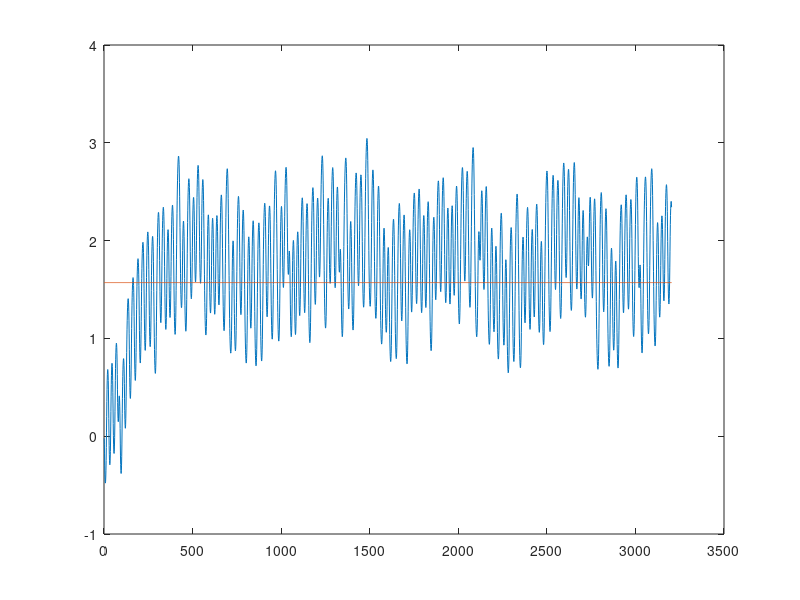
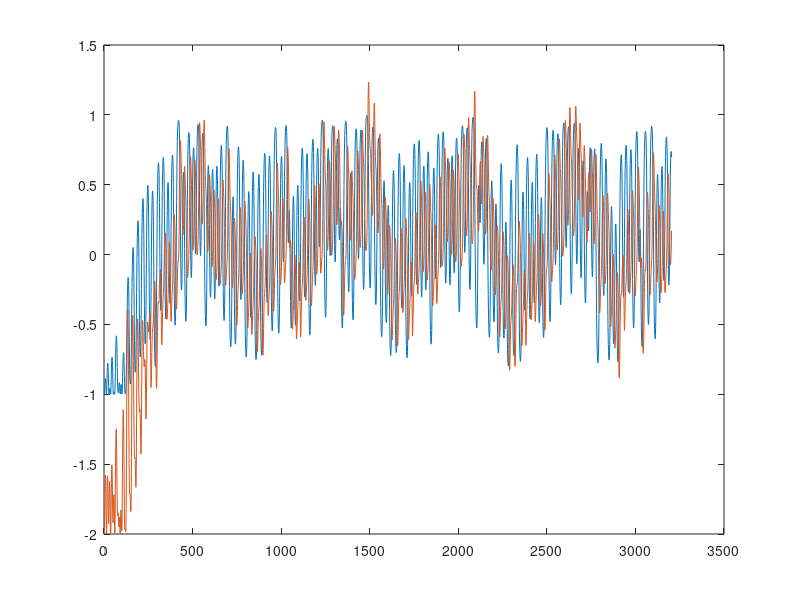
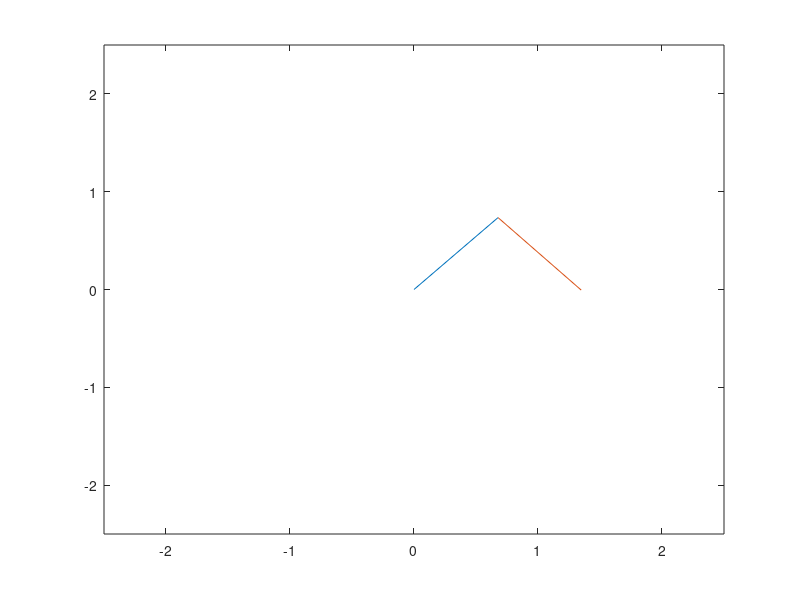
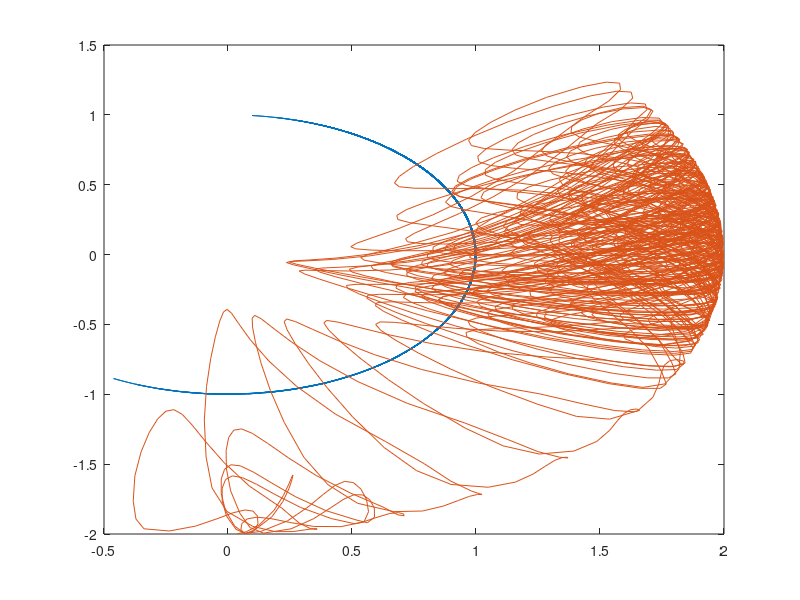

Write MATLAB code to recreate these figures, in order.
clear; clc; close all;

tic


K = 1.0e+05 *[0.3913    0.1278    1.0200    0.1647   -0.3239   -0.1644   -0.7094    0.4668]


K1 = K(1);
K2 = K(2);
K3 = K(3);
K4 = K(4);
Ki1 = K(5);
Ki2 = K(6);
Ki3 = K(7);
Ki4 = K(8);
F_max = 300;inf;4.5;

% % % Parametros iniciales del problema
m1 = 1;
m2 = 1;
lc1 = 0.5;
lc2 = 0.5;
l1 = 1;
l2 = 1;
I1 = 1;
I2 = 1;
g = 9.8;
dt_controller = 0.05;
dt = dt_controller/4;
filtro = 2/dt;
t_total = 40;

% % % Inicio de parametros % % %
q1_ini = 0.01;
q2_ini = 0;
dq1_ini = 0;
dq2_ini = 0;
ddq1_ini = 0;
ddq2_ini = 0;
F_ini = 0;

F = F_ini; q1 = q1_ini; q2 = q2_ini; dq1 = dq1_ini; dq2 = dq2_ini;
q1_t = [];
q1d_t = [];
q2_t = [];
q2d_t = [];
F_t = [];

Ei1 = 0;
Ei2 = 0;
Ei3 = 0;
Ei4 = 0;

q1d = pi/2;
q2d = 0;
dq1d = 0;
dq2d = 0;


for t = 0:dt_controller:t_total
    
    q1_ant = q1; q2_ant = q2; dq1_ant = dq1; dq2_ant = dq2;
    
    %% controlador

    
    d11 = m1*lc1^2 + m2*(l1^2+lc2^2+2*l1*lc2*cos(q2)) + I1 + I2;
    d22 = m2*lc2^2 + I2;
    d12 = m2*(lc2^2 + l1*lc2*cos(q2)) + I2;
    h1 = -m2*l1*lc2*dq2^2*sin(q2) - 2*m2*l1*lc2*dq2*dq1*sin(q2);
    h2 = m2*l1*lc2*dq1^2*sin(q2);
    phi2 = m2*lc2*g*cos(q1+q2-pi/2);
    phi1 = (m1*lc1 + m2*l1)*g*cos(q1-pi/2) + phi2;
    
    
    d22_ = d22 - d12^2/d11;
    h2_ = h2 - d12/d11*h1;
    phi2_ = phi2 - d12/d11*phi1;
        
%       E1 = mod((q1d-q1)-pi,2*pi)-pi;
%     E2 = mod((q2d-q2)-pi,2*pi)-pi;
    E1 = q1d-q1;
    E2 = q2d-q2;    
    E3 = dq1d-dq1;
    E4 = dq2d-dq2;
    Ei1 = Ei1 + E1;
    Ei2 = Ei2 + E2;
    Ei3 = Ei3 + E3;
    Ei4 = Ei4 + E4; 
    
    Act = K1*E1 + K2*E2 + K3*E3 + K4*E4 + Ki1*Ei1 + Ki2*Ei2 + Ki3*Ei3 + Ki4*Ei4 ;

    F = Act; d22_ * Act + h2_ +phi2_;
    
    F = max(-F_max, min(F_max, F));
    
    
    
    %% bucle de robot
    for times = 1:dt_controller/dt
        d11 = m1*lc1^2 + m2*(l1^2+lc2^2+2*l1*lc2*cos(q2)) + I1 + I2;
        d22 = m2*lc2^2 + I2;
        d12 = m2*(lc2^2 + l1*lc2*cos(q2)) + I2;
        h1 = -m2*l1*lc2*dq2^2*sin(q2) - 2*m2*l1*lc2*dq2*dq1*sin(q2);
        h2 = m2*l1*lc2*dq1^2*sin(q2);
        phi2 = m2*lc2*g*cos(q1+q2-pi/2);
        phi1 = (m1*lc1 + m2*l1)*g*cos(q1-pi/2) + phi2;
        
        
        ddq2 = (F + d12/d11 * (h1 + phi1) - h2 - phi2) / (d22 - d12^2/d11);
        ddq1 = -(d12* ddq2 + h1 + phi1) / d11;
        
        dq1 = max(-4*pi, min(4*pi, dq1 + ddq1*dt));
        dq2 = max(-9*pi, min(9*pi, dq2 + ddq2*dt));
%         q1 = mod(q1 + dq1*dt, 2*pi);
%         q2 = mod(q2 + dq2*dt, 2*pi);

        q1 = q1 + dq1*dt;
        q2 = q2 + dq2*dt;
        
%         q1d = mod(q1d+0.5*dt, 2*pi);
%         q1d = q1d+0.2*dt;
        
% if t<t_total/4
%     q1d = 0;
% elseif t<t_total*3/4
%     q1d = pi * (t - t_total/4)/(t_total/2)
% else
%     q1d = pi;
% end
%     







        q1_t = [q1_t q1];
        q1d_t = [q1d_t q1d];        
        q2_t = [q2_t q2];
        q2d_t = [q2d_t q2d];             
        F_t = [F_t F];
    end
    
    
    
    
    
    
    
end



for i=1:length(q1_t)
    x1(i) = l1 * cos( q1_t(i) - pi/2 );
    y1(i) = l1 * sin( q1_t(i) - pi/2 );
    x2(i) = x1(i) + l2 * cos( q1_t(i) + q2_t(i) - pi/2 );
    y2(i) = y1(i) + l2 * sin( q1_t(i) + q2_t(i) - pi/2 );
    
end

for i = 1:length(F_t)-filtro
    F_m(i) = sum(F_t(i:i+filtro))/(filtro+1); 
end

% 
figure(1);
plot(1:length(q1_t),q1_t,1:length(q1d_t),q1d_t);
figure(7);
plot(1:length(F_t),F_t,'b',1:length(F_m),F_m,'r');

figure(2);
plot(1:length(y1),y1,1:length(y2),y2);
figure(4);
plot(x1,y1,x2,y2);

for i=1:dt_controller/dt:length(q1_t)
    figure(3);
    plot([0;x1(i)],[0;y1(i)],[x1(i);x2(i)],[y1(i);y2(i)]);
    xlim([-2.5 2.5]);
    ylim([-2.5 2.5]);
    pause(0.03);
end




toc